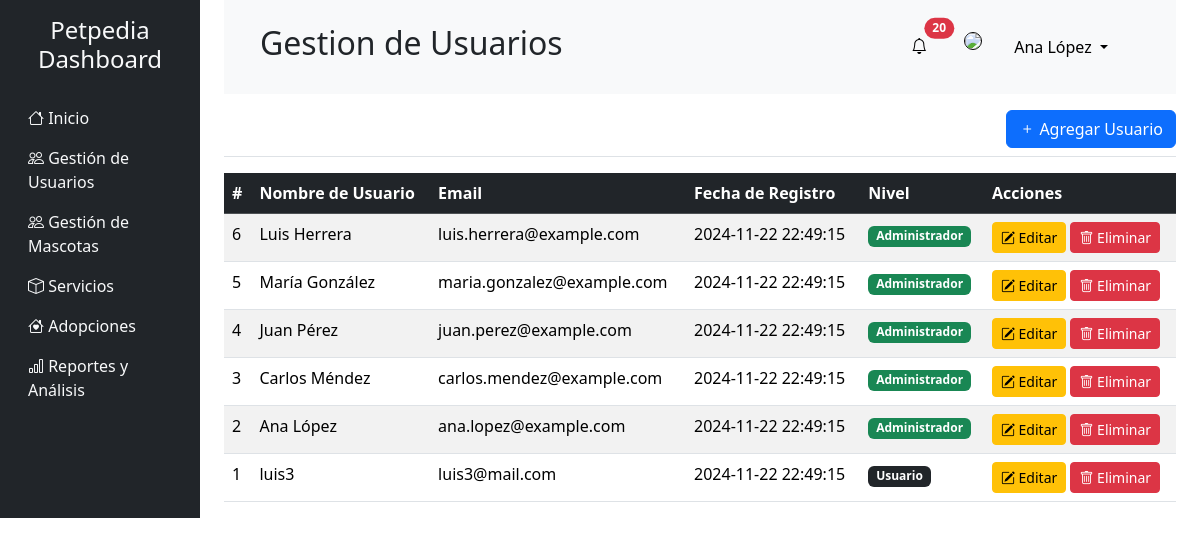
The page /users.php (signed in) on the database its author committed.
### tables this page shows
CREATE TABLE users (
    user_id INT NOT NULL AUTO_INCREMENT,
    username VARCHAR(50) NOT NULL,
    email VARCHAR(100) UNIQUE NOT NULL,
    password VARCHAR(255) NOT NULL,
    level TINYINT NOT NULL,
    created_at DATETIME DEFAULT CURRENT_TIMESTAMP,
    user_img VARCHAR(100),
    PRIMARY KEY (user_id)
);

### users.php (the view, shortened to what this page needs)
<?php
  include "./php/conexion.php";
  $sql="select * from users order by user_id DESC";
  $res=$conexion->query($sql)or die($conexion->error);
?>
<!DOCTYPE html>
<html lang="en">
  <head>
    <link
      href="https://cdn.jsdelivr.net/npm/bootstrap@5.3.2/dist/css/bootstrap.min.css"
      rel="stylesheet"
    />
    <link href="https://cdn.jsdelivr.net/npm/bootstrap-icons/font/bootstrap-icons.css" rel="stylesheet">
  </head>
  <body>
    <div class="container-fluid">
      <div class="row">
        <?php include "./layouts/aside.php" ?>
        <main class="col-md-9 ms-sm-auto col-lg-10 px-md-4">
        <?php include "./layouts/header.php" ?>
            <div class="d-flex justify-content-end flex-wrap flex-md-nowrap align-items-center pt-3 pb-2 mb-3 border-bottom">
              <button class="btn btn-primary" data-bs-toggle="modal" data-bs-target="#addUserModal">
                <i class="bi bi-plus"></i> Agregar Usuario
              </button>
            </div>
            <div class="table-responsive">
              <table class="table table-striped table-hover">
                <thead class="table-dark">
                  <tr>
                    <th>#</th>
                    <th>Nombre de Usuario</th>
                    <th>Email</th>
                    <th>Fecha de Registro</th>
                    <th>Nivel</th>
                    <th>Acciones</th>
                  </tr>
                </thead>
                <tbody>
                  <?php
                    while($fila=mysqli_fetch_array($res)){
                  ?>
                  <tr>
                    <td><?php echo $fila['user_id']  ?></td>
                    <td><?php echo $fila['username']  ?></td>
                    <td><?php echo $fila['email']  ?></td>
                    <td><?php echo $fila['created_at']  ?></td>
                    <td><?php
                      if($fila['level']==1){
                        echo '<span class="badge bg-success">Administrador</span>';
                      }
                      else{echo '<span class="badge bg-dark">Usuario</span>';}
                    ?></td>
                    <td>
    <button class="btn btn-sm btn-warning" data-bs-toggle="modal" data-bs-target="#addUserModal">
      <i class="bi bi-pencil-square"></i> Editar
  </button>
  <button class="btn btn-sm btn-danger btnEliminar"
          data-id="<?php echo $fila['user_id']; ?>"
          data-bs-toggle="modal" data-bs-target="#deleteUserModal">
      <i class="bi bi-trash"></i> Eliminar
  </button>
                    </td>
                  </tr>
                  <?php
                    }
                  ?>
                </tbody>
              </table>
            </div>
          </main>
        </div>
      </div>
  </body>
</html>

### rows shown on the page
users: user_id "6", username "Luis Herrera", email "luis.herrera@example.com", created_at "2024-11-22 22:49:15", level "Administrador"
users: user_id "5", username "María González", email "maria.gonzalez@example.com", created_at "2024-11-22 22:49:15", level "Administrador"
users: user_id "4", username "Juan Pérez", email "juan.perez@example.com", created_at "2024-11-22 22:49:15", level "Administrador"
users: user_id "3", username "Carlos Méndez", email "carlos.mendez@example.com", created_at "2024-11-22 22:49:15", level "Administrador"
users: user_id "2", username "Ana López", email "ana.lopez@example.com", created_at "2024-11-22 22:49:15", level "Administrador"
users: user_id "1", username "luis3", email "luis3@mail.com", created_at "2024-11-22 22:49:15", level "Usuario"

### other values the page prints
$title "Gestion de Usuarios"
$user['nombre'] "Ana López"
